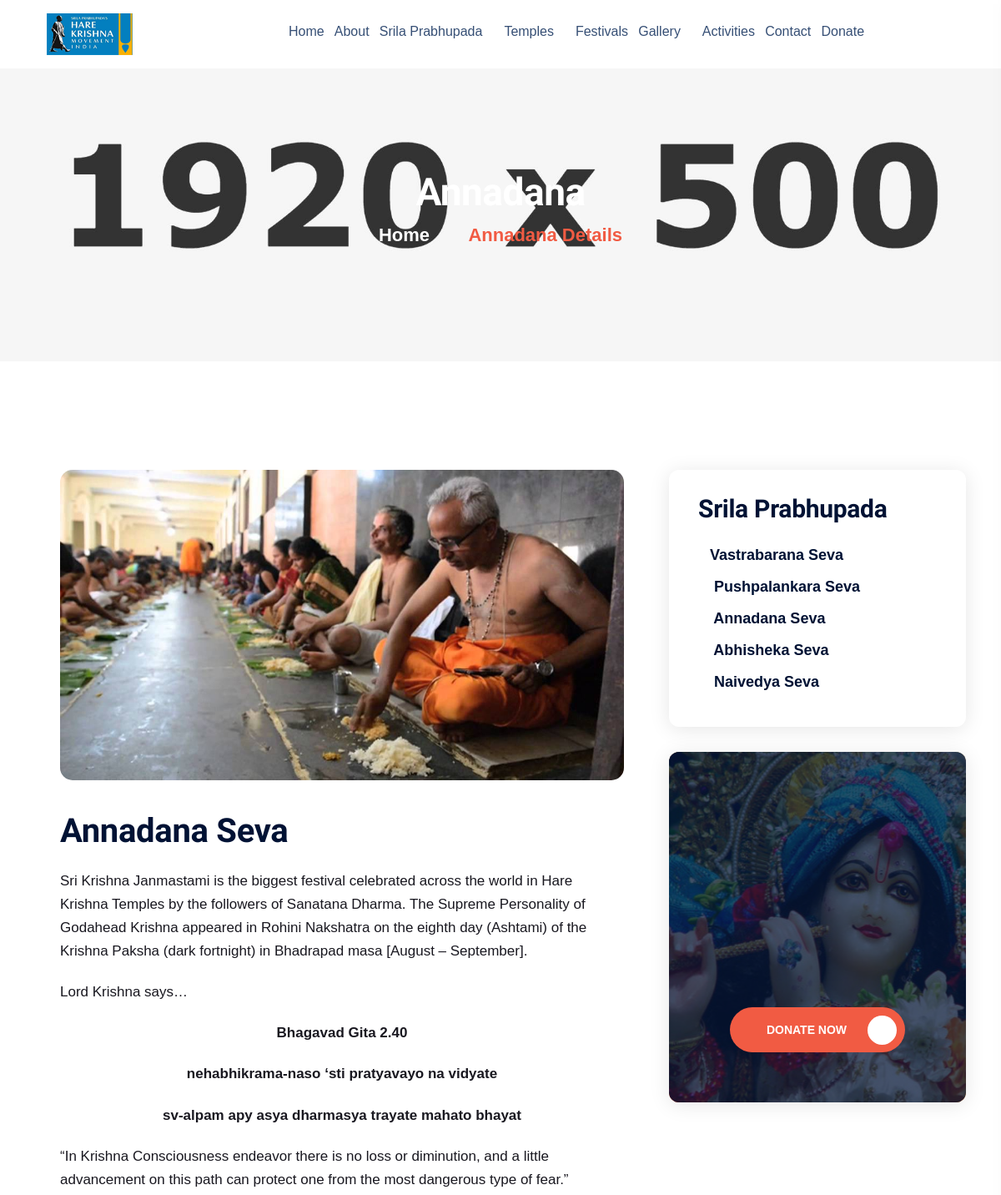
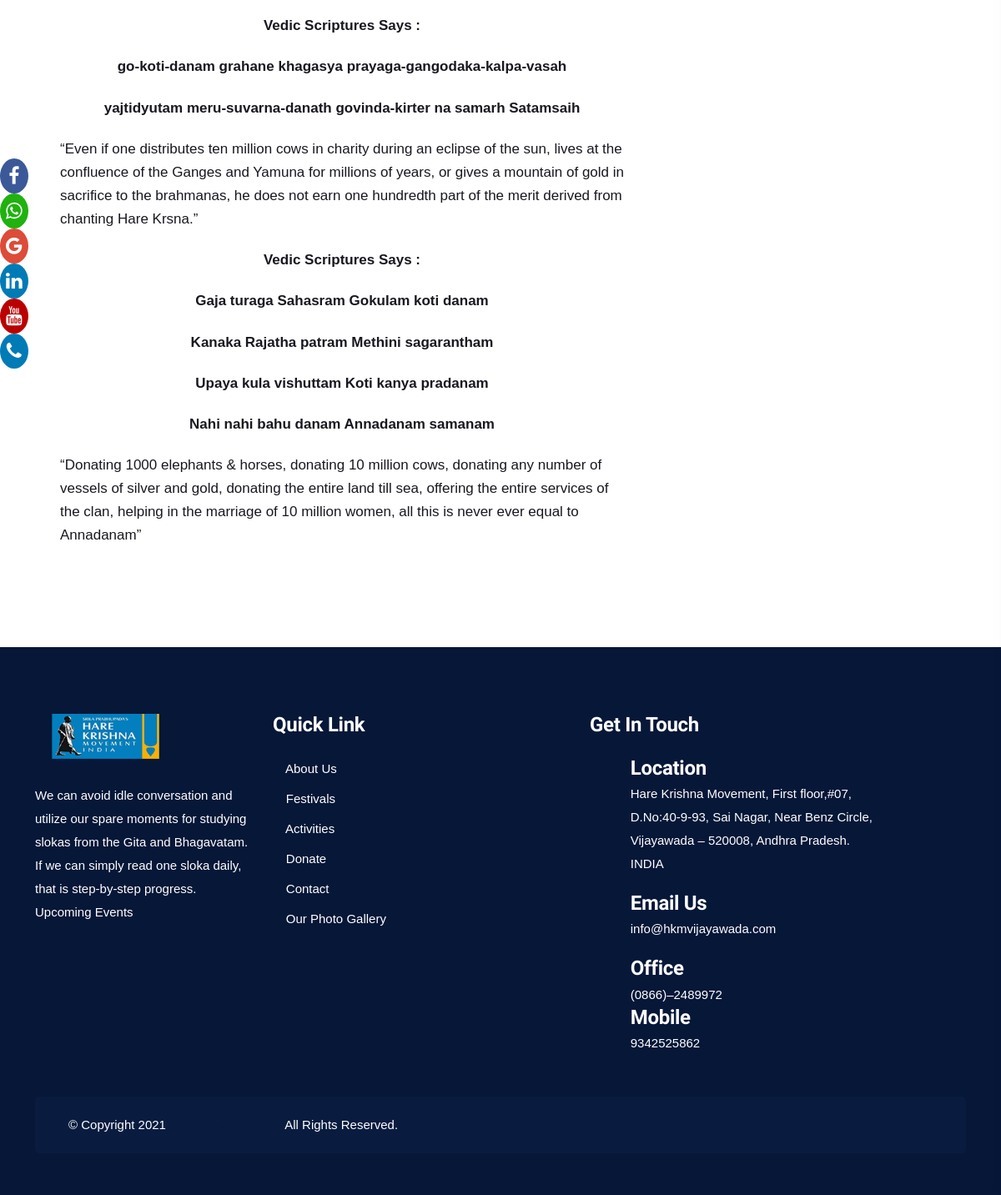
Page /annadana on the committed database (2 pictures, top to bottom).
### Seva/models.py (models this page shows)
class AnnadanaSeva(models.Model):
    id = models.AutoField(primary_key=True, auto_created=True)
    title = models.CharField(max_length=500, blank=True, null=True)
    content = HTMLField(default="<p>Add content</p>")
    image = models.ImageField(upload_to='annadanaseva/',null=True)
    class Meta:
        verbose_name_plural = "AnnadanaSeva"

### Seva/views.py (the view)
# urls.py: path('annadana', annadana, name='annadana'),
def annadana(request):
    data = AnnadanaSeva.objects.all().values()
    context = dict()
    context['data'] = data
    return render(request,'annadana.html',context)

### templates/annadana.html
{% include 'base.html' %}
 {% block content %}
    <main>
        <section class="page-title-area" style="background-image: url(/static/assets/img/bg/page-title.jpg);">
            <div class="container pos-rel">
                <div class="row">
                    <div class="col-xl-5 mx-auto">
                        <div class="page-title-wrapper text-center pt-125">
                            <div class="page-title-box">
                                <h2 class="page-title">Annadana</h2>
                                <ul class="breadcrumb-list">
                                    <li><a href="{% url 'index' %}">Home <i class="far fa-chevron-right"></i></a></li>
                                    <li><a href="#" class="active">Annadana Details</a></li>
                                </ul>
                            </div>
                        </div>
                    </div>
                </div>
            </div>
        </section>
        <section class="blog-details-area pt-130 pb-70">
            <div class="container">
                <div class="row">
                    <div class="col-xl-8 col-lg-8 col-md-12">
                        {% for i in data %}
                        <div class="blogs-details-left-area mb-50">
                            <div class="blog blogs-02 mb-40 wow fadeInUp2 animated" data-wow-delay='.1s'>
                                <div class="blog__thumb mb-35">
                                    <img src="/media/{{i.image}}" alt="">
                                </div>
                                <div class="blog__content">
                                    <h3 class="blog-title mb-20"><a href="blog-details.html">{{i.title}}</a></h3>
                                        {{i.content |safe}}
                                </div>
                            </div>
                        </div>
                        {% endfor %}
                    </div>
                    {% include 'sevasidebar.html' %}
                </div>
            </div>
        </section>
    </main>
    {% include 'includebase.html' %}
{% endblock content %}

### rows in the picture
AnnadanaSeva: image (picture), title "Annadana Seva", content "Sri Krishna Janmastami is the biggest festival celebrated across the world in Hare Krishna Temples by the followers of Sanatana Dharma. The Supreme Personality of Godahead Krishna appeared in Rohini Nakshatra on the eighth day (Ashtami) of the Krishna Paksha (dark fortnight) in Bhadrapad masa [August – September]. Lord Krishna says… Bhagavad Gita 2.40 nehabhikrama-naso ‘sti pratyavayo na vidyate sv-alpam apy asya dharmasya trayate mahato bhayat “In Krishna Consciousness endeavor there is no loss or diminution, and a little advancement on this path can protect one from the most dangerous type of fear.” Vedic Scriptures Says : go-koti-danam grahane khagasya prayaga-gangodaka-kalpa-vasah…"
